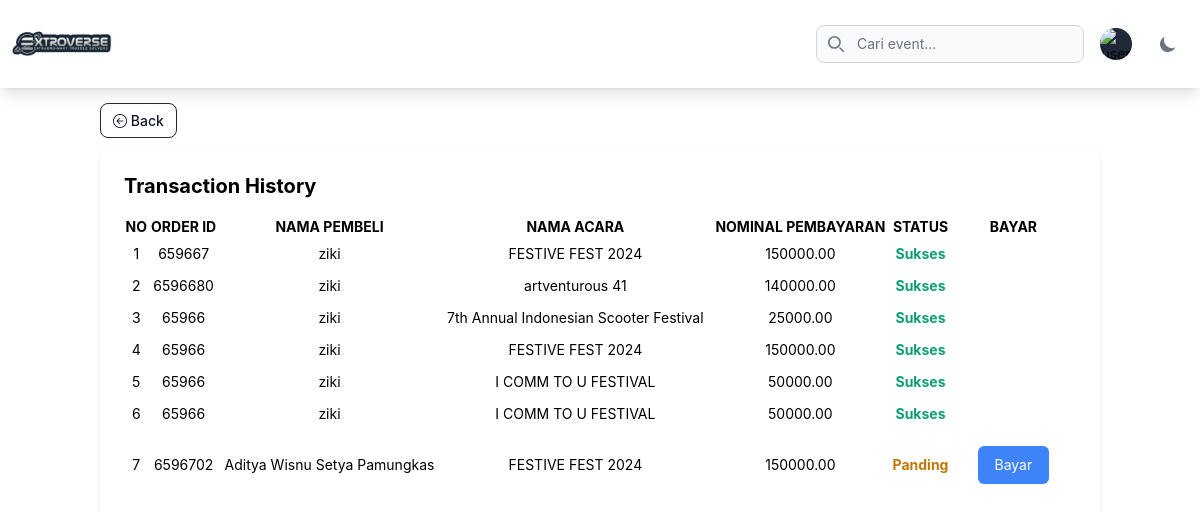
Screenshot of /event/mytransaction/index.php (signed in) with the database file from the repository.
### tables this page shows
CREATE TABLE `registrasi_tiket` (
  `id` int(11) NOT NULL,
  `nama` varchar(255) NOT NULL,
  `email` varchar(255) NOT NULL,
  `tanggal_lahir` date NOT NULL,
  `gender` enum('male','female') NOT NULL,
  `order_id` int(11) NOT NULL,
  `transaction_id` varchar(255) NOT NULL,
  `transaction_status` enum('1','2','3','4','5') NOT NULL,
  `event_id` int(11) NOT NULL
);

CREATE TABLE `events` (
  `event_id` int(11) NOT NULL,
  `nama_acara` varchar(255) NOT NULL,
  `deskripsi` text DEFAULT NULL,
  `tanggal` date NOT NULL,
  `harga` decimal(10,2) NOT NULL,
  `jumlah_tiket` int(11) NOT NULL,
  `lokasi` varchar(255) NOT NULL,
  `jumlah_tiket_terjual` int(11) DEFAULT 0,
  `cover_foto` varchar(255) NOT NULL,
  `tiket_type` varchar(50) DEFAULT NULL,
  `user_id` int(11) DEFAULT NULL
);

### event/mytransaction/index.php (the view, shortened to what this page needs)
<!DOCTYPE html>
<html lang="en">
<head>
    <link href="https://cdnjs.cloudflare.com/ajax/libs/flowbite/2.2.0/flowbite.min.css" rel="stylesheet" />
    <link rel="stylesheet" href="https://cdn.jsdelivr.net/npm/bootstrap-icons@1.10.5/font/bootstrap-icons.css">
    <link rel="stylesheet" href="https://unpkg.com/swiper/swiper-bundle.min.css" />
</head>
<body class='dark:bg-gray-900'>
    <?php
    require_once '../../components/navbar.php';
    ?>
    <div class="container mx-auto p-3">
        <div class="mt-2 mb-4">
            <a href="http://localhost/extroverse/" class="text-gray-900 hover:text-white border border-gray-800 hover:bg-gray-900 focus:ring-4 focus:outline-none focus:ring-gray-300 font-medium rounded-lg text-sm px-3 py-2 text-center me-2 mb-2 dark:border-gray-600 dark:text-gray-400 dark:hover:text-white dark:hover:bg-gray-600 dark:focus:ring-gray-800"><i class="bi bi-arrow-left-circle"></i> Back</a>
        </div>
        <div id="transaksiCard" class="dark:bg-gray-800 mt-4 rounded-lg shadow p-6 mb-4">
            <h2 class="mb-4 text-xl font-bold dark:text-gray-300">Transaction History</h2>
            <div class="relative overflow-x-auto">
                <table class="w-full text-sm text-left rtl:text-right dark:text-gray-300">
                    <thead class='class="text-xs uppercase dark:text-gray-800"'>
                        <tr class='text-center text-sm'>
                            <th data-field="id">NO</th>
                            <th data-field="order_id">ORDER ID</th>
                            <th data-field="name">NAMA PEMBELI</th>
                            <th data-field="nama_acara">NAMA ACARA</th>
                            <th data-field="nominal">NOMINAL PEMBAYARAN</th>
                            <th data-field="status">STATUS</th>
                            <th data-field="status">BAYAR</th>
                        </tr>
                    </thead>
                    <tbody>
                        <?php
                        include "../../db.php";
                        $query = mysqli_query($koneksi, "SELECT registrasi_tiket.*, events.nama_acara, events.harga
                            FROM registrasi_tiket
                            JOIN events ON registrasi_tiket.event_id = events.event_id
                            ORDER BY registrasi_tiket.id ASC");
                        $no = 1;
                        $data = mysqli_fetch_array($query);
                        while ($data) {
                            $status = $data['transaction_status'];
                            echo "<tr class='text-center text-sm dark:text-gray-500'>";
                            echo "<td>" . $no++ . "</td>";
                            echo "<td>" . $data['order_id'] . "</td>";
                            echo "<td>" . $data['nama'] . "</td>";
                            echo "<td>" . $data['nama_acara'] . "</td>";
                            echo "<td>" . $data['harga'] . "</td>";
                            if ($status >= 2) {
                                echo "<td class='text-green-500 font-bold'>Sukses</td>";
                            } elseif ($status >= 1) {
                                echo "<td class='text-yellow-500 font-bold'>Panding</td>";
                            } elseif ($status >= 4) {
                                echo "<td class='text-red-500 font-bold'>Cancel</td>";
                            } elseif ($status >= 5) {
                                echo "<td class='text-red-900 font-bold'>Expire</td>";
                            } else {
                                echo "<td class='text-gray-300 font-bold'>Waiting</td>";
                            }
                            echo '<td class="px-6 py-4">';
                            if ($status < 2) {
                                echo '<a href="../checkout/payment/?event_id=' . $data['event_id'] . '&order_id=' . $data['order_id'] . '" class="inline-block px-4 py-2 leading-5 text-white transition-colors duration-150 bg-blue-500 border border-transparent rounded-md active:bg-blue-600 hover:bg-blue-600 focus:outline-none focus:shadow-outline-blue">Bayar</a>';
                            }
                            echo '</td>';
                            echo "</tr>";
                            $data = mysqli_fetch_array($query);
                        }
                        ?>
                    </tbody>
                </table>
            </div>
        </div>
    </div>
</body>
</html>

### rows the page displays
registrasi_tiket: order "659667", nama "ziki", event.nama_acara "FESTIVE FEST 2024", event.harga "150000.00", transaction_status "Sukses"
registrasi_tiket: order "6596680", nama "ziki", event.nama_acara "artventurous 41", event.harga "140000.00", transaction_status "Sukses"
registrasi_tiket: order "65966", nama "ziki", event.nama_acara "7th Annual Indonesian Scooter Festival", event.harga "25000.00", transaction_status "Sukses"
registrasi_tiket: order "65966", nama "ziki", event.nama_acara "FESTIVE FEST 2024", event.harga "150000.00", transaction_status "Sukses"
registrasi_tiket: order "65966", nama "ziki", event.nama_acara "I COMM TO U FESTIVAL", event.harga "50000.00", transaction_status "Sukses"
registrasi_tiket: order "65966", nama "ziki", event.nama_acara "I COMM TO U FESTIVAL", event.harga "50000.00", transaction_status "Sukses"
registrasi_tiket: order "6596702", nama "Aditya Wisnu Setya Pamungkas", event.nama_acara "FESTIVE FEST 2024", event.harga "150000.00", transaction_status "Panding"
